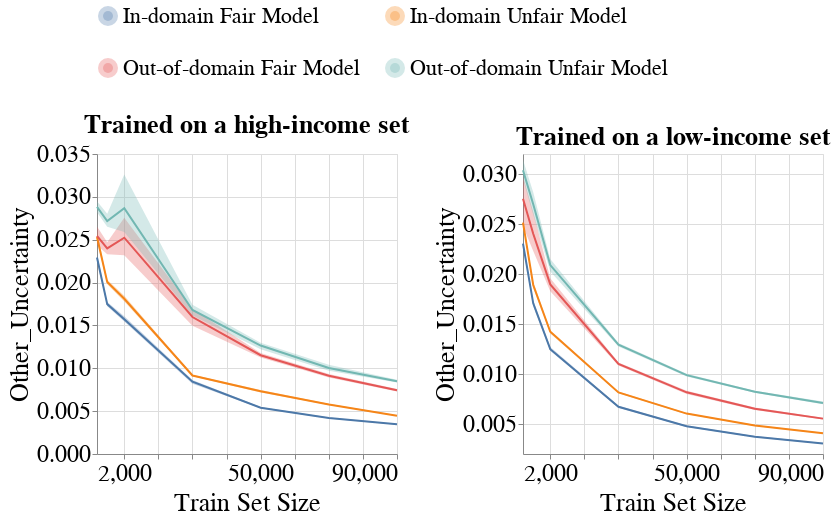

Write notebook code for a chart like this one.
### Code cell
create_group_metric_line_bands_per_dataset_plot(metrics_per_exp_dct=metrics_per_exp_dct,
                                                experiment_names=EXPERIMENT_NAMES,
                                                model_name=MODEL_NAMES[0],
                                                metric_type='subgroup',
                                                metric_name='Other_Uncertainty',
                                                group_name='overall',
                                                with_band=True)

### Figure 1 — Vega-Lite specification as saved in the notebook (floating-point values rounded to 4 significant figures; data arrays with more than 128 entries replaced by an {"elided": "..."} marker saying what was removed)
{"config": {"view": {"continuousWidth": 400, "continuousHeight": 300}, "axis": {"labelFontSize": 24, "labelFontWeight": "normal", "titleFontSize": 26, "titleFontWeight": "normal"}, "legend": {"columns": 2, "direction": "horizontal", "labelFontSize": 22, "labelLimit": 400, "orient": "top", "symbolStrokeWidth": 10, "titleAnchor": "middle", "titleFontSize": 24, "titleLimit": 300}, "title": {"fontSize": 22}}, "vconcat": [{"hconcat": [{"layer": [{"mark": {"type": "errorband", "extent": "ci"}, "encoding": {"color": {"field": "Extended_Model_Name", "type": "nominal"}, "x": {"axis": {"labelExpr": "(datum.value == 5000) || (datum.value == 10000) ? '2,000' : datum.label"}, "field": "Train_Set_Size", "scale": {"nice": false}, "title": "Train Set Size", "type": "quantitative"}, "y": {"field": "Metric_Value", "scale": {"zero": false}, "title": "Other_Uncertainty", "type": "quantitative"}}}, {"mark": "line", "encoding": {"color": {"field": "Extended_Model_Name", "title": null, "type": "nominal"}, "x": {"axis": {"labelExpr": "(datum.value == 5000) || (datum.value == 10000) ? '2,000' : datum.label"}, "field": "Train_Set_Size", "scale": {"nice": false}, "title": "Train Set Size", "type": "quantitative"}, "y": {"aggregate": "mean", "field": "Metric_Value", "scale": {"zero": false}, "title": "Other_Uncertainty", "type": "quantitative"}}}], "height": 300, "title": {"text": "Trained on a high-income set", "fontSize": 26}, "width": 300}, {"layer": [{"mark": {"type": "errorband", "extent": "ci"}, "encoding": {"color": {"field": "Extended_Model_Name", "type": "nominal"}, "x": {"axis": {"labelExpr": "(datum.value == 5000) || (datum.value == 10000) ? '2,000' : datum.label"}, "field": "Train_Set_Size", "scale": {"nice": false}, "title": "Train Set Size", "type": "quantitative"}, "y": {"field": "Metric_Value", "scale": {"zero": false}, "title": "Other_Uncertainty", "type": "quantitative"}}}, {"mark": "line", "encoding": {"color": {"field": "Extended_Model_Name", "title": null, "type": "nominal"}, "x": {"axis": {"labelExpr": "(datum.value == 5000) || (datum.value == 10000) ? '2,000' : datum.label"}, "field": "Train_Set_Size", "scale": {"nice": false}, "title": "Train Set Size", "type": "quantitative"}, "y": {"aggregate": "mean", "field": "Metric_Value", "scale": {"zero": false}, "title": "Other_Uncertainty", "type": "quantitative"}}}], "data": {"name": "data-e5dc4a239cae910e2afc3d1285457412"}, "height": 300, "title": {"text": "Trained on a low-income set", "fontSize": 26}, "width": 300}]}], "data": {"name": "data-222faca5413b3f4a0cd5bfabed0c0c98"}, "$schema": "https://vega.github.io/schema/vega-lite/v4.17.0.json", "datasets": {"data-222faca5413b3f4a0cd5bfabed0c0c98": {"elided": "168 records"}, "data-e5dc4a239cae910e2afc3d1285457412": {"elided": "168 records"}}}
